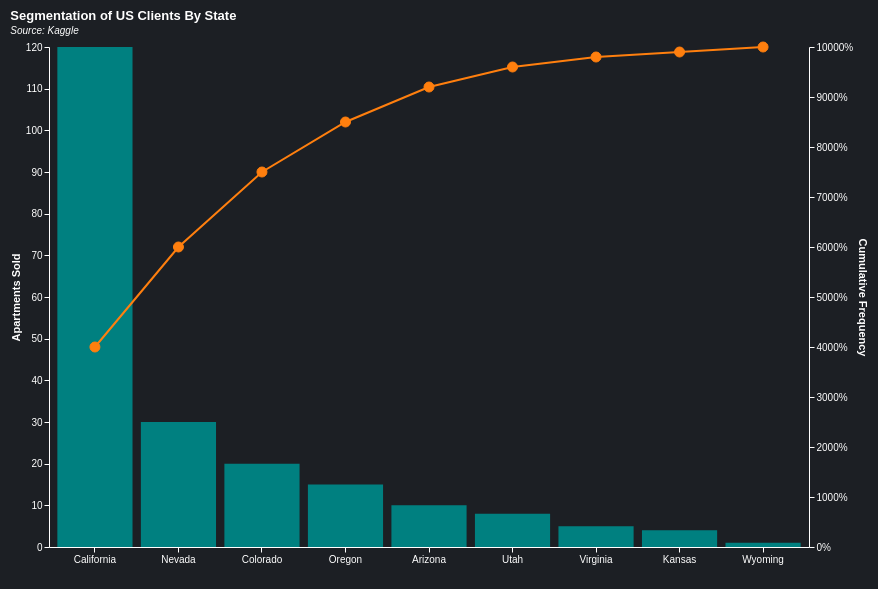

Specify this chart in Vega-Lite:
### Vega specification from a JSON file in a GitHub repository (floating-point values rounded to 4 significant figures)
{"$schema": "https://vega.github.io/schema/vega/v5.json", "title": {"text": "Segmentation of US Clients By State", "subtitle": "Source: Kaggle", "subtitleFontStyle": "italic", "subtitleFontSize": 10, "anchor": "start", "color": "white", "subtitleColor": "white"}, "width": 760, "height": 500, "padding": 10, "background": "#1C1F24", "data": [{"name": "table", "values": [{"state": "California", "sold": 120, "cumulative": 40}, {"state": "Nevada", "sold": 30, "cumulative": 60}, {"state": "Colorado", "sold": 20, "cumulative": 75}, {"state": "Oregon", "sold": 15, "cumulative": 85}, {"state": "Arizona", "sold": 10, "cumulative": 92}, {"state": "Utah", "sold": 8, "cumulative": 96}, {"state": "Virginia", "sold": 5, "cumulative": 98}, {"state": "Kansas", "sold": 4, "cumulative": 99}, {"state": "Wyoming", "sold": 1, "cumulative": 100}]}], "scales": [{"name": "xscale", "type": "band", "domain": {"data": "table", "field": "state"}, "range": "width", "padding": 0.1}, {"name": "yscale", "type": "linear", "domain": {"data": "table", "field": "sold"}, "range": "height", "nice": true}, {"name": "y2scale", "type": "linear", "domain": [0, 100], "range": "height"}], "axes": [{"orient": "bottom", "scale": "xscale", "title": "", "grid": false, "encode": {"domain": {"update": {"stroke": {"value": "white"}}}, "ticks": {"update": {"stroke": {"value": "white"}}}, "labels": {"update": {"fill": {"value": "white"}}}}}, {"orient": "left", "scale": "yscale", "title": "Apartments Sold", "grid": false, "encode": {"domain": {"update": {"stroke": {"value": "white"}}}, "ticks": {"update": {"stroke": {"value": "white"}}}, "labels": {"update": {"fill": {"value": "white"}}}, "title": {"update": {"fill": {"value": "white"}}}}}, {"orient": "right", "scale": "y2scale", "title": "Cumulative Frequency", "format": "%", "grid": false, "encode": {"domain": {"update": {"stroke": {"value": "white"}}}, "ticks": {"update": {"stroke": {"value": "white"}}}, "labels": {"update": {"fill": {"value": "white"}}}, "title": {"update": {"fill": {"value": "white"}}}}}], "marks": [{"type": "rect", "from": {"data": "table"}, "encode": {"enter": {"x": {"scale": "xscale", "field": "state"}, "width": {"scale": "xscale", "band": 1}, "y": {"scale": "yscale", "field": "sold"}, "y2": {"scale": "yscale", "value": 0}, "fill": {"value": "#008080"}}, "update": {"tooltip": {"signal": "{'State': datum.state, 'Sold': datum.sold}"}}}}, {"type": "line", "from": {"data": "table"}, "encode": {"enter": {"x": {"scale": "xscale", "field": "state", "band": 0.5}, "y": {"scale": "y2scale", "field": "cumulative"}, "stroke": {"value": "#FF7F0E"}, "strokeWidth": {"value": 2}}}}, {"type": "symbol", "from": {"data": "table"}, "encode": {"enter": {"x": {"scale": "xscale", "field": "state", "band": 0.5}, "y": {"scale": "y2scale", "field": "cumulative"}, "size": {"value": 100}, "stroke": {"value": "#FF7F0E"}, "fill": {"value": "#FF7F0E"}}, "update": {"tooltip": {"signal": "{'State': datum.state, 'Cumulative Frequency': datum.cumulative + '%'}"}}}}]}
